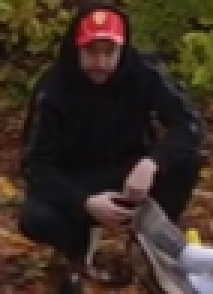
#> input picture Billeder/Civilian close range 2.png, 71 x 98 px (shown 3 times larger)
$ python -i Main.py   (imports and definitions only)
#> lines starting #> are read from the running program, lines starting #| are printed output that depends on the picture; after the words box and inside, x2 and y2 are one past the last pixel; in counts of white or black regions, pixels touching at a corner belong together
#> further down, picture is the input picture: shape (98, 71, 3); mean B, G, R 35.8, 44.8, 58.9
# imports
# detector.py
import cv2
import joblib
import numpy as np
import os


# HOG + SVM her

VIDEO_IN = r"ProjektVideoer/2 militær med blå bånd .MP4"
MODEL_FILE = "svm_hog_model.pkl_v3"
WINDOW_SIZE = (128, 256)
SCALES = [1.2, 1.0, 0.8, 0.64]
STEP_SIZES = {1.2: 36, 1: 34, 0.8: 28, 0.64: 24}
NMS_THRESHOLD = 0.05
DISPLAY_SCALE = 0.3
FRAME_SKIP = 2
SVM_THRESHOLD = 0.6844

# ---------------- LOAD MODEL ----------------
# [1 line not run here, left out]

hog = cv2.HOGDescriptor(
    _winSize=WINDOW_SIZE,
    _blockSize=(32, 32),
    _blockStride=(16, 16),
    _cellSize=(8, 8),
    _nbins=9
)

# ---------------- HELPERS ----------------
# [189 lines left out: functions sliding_windows, nms_opencv, merge_close_boxes, detect_people, compute_histogram, load_reference_histograms and 1 more, not called in this run]

# find armbånd her

def color_mask(hsv, lower, upper):
    """Handle hue wrap-around when creating an inRange mask."""
    lh, ls, lv = int(lower[0]), int(lower[1]), int(lower[2])
    uh, us, uv = int(upper[0]), int(upper[1]), int(upper[2])
    if lh <= uh:
        return cv2.inRange(hsv, np.array([lh, ls, lv], np.uint8), np.array([uh, us, uv], np.uint8))
    # wrap around 180 -> union of two ranges
    m1 = cv2.inRange(hsv, np.array([lh, ls, lv], np.uint8), np.array([179, us, uv], np.uint8))
    m2 = cv2.inRange(hsv, np.array([0, ls, lv], np.uint8), np.array([uh, us, uv], np.uint8))
    return cv2.bitwise_or(m1, m2)

def blob_analysis(img, morph_kernel=(3,3), morph_iters=1, min_pixels=1, rel_area_multiplier=0.004, max_components=2):
    """
    Return annotated image, counts, and masks for detected red and blue patches.
    Keeps only up to `max_components` largest components per color.
    """
#> called with morph_kernel = (3, 3), morph_iters = 1, min_pixels = 1, rel_area_multiplier = 0.004, max_components = 2
    hsv = cv2.cvtColor(img, cv2.COLOR_BGR2HSV)
#> hsv: shape (98, 71, 3); mean H, S, V 67.5, 102.6, 59.8

    # HSV ranges (tune if needed)
    red_lower1 = np.array([0, 100, 50], dtype=np.uint8)
    red_upper1 = np.array([10, 255, 255], dtype=np.uint8)
    red_lower2 = np.array([170, 100, 50], dtype=np.uint8)
    red_upper2 = np.array([180, 255, 255], dtype=np.uint8)

    blue_lower = np.array([100, 100, 50], dtype=np.uint8)
    blue_upper = np.array([130, 255, 255], dtype=np.uint8)

    # Build masks
    mask_red = cv2.bitwise_or(color_mask(hsv, red_lower1, red_upper1),
                              color_mask(hsv, red_lower2, red_upper2))
#> in color_mask, `return cv2.inRange(hsv, np.array([lh, ls, lv], np.uint8), np.array([uh..`:
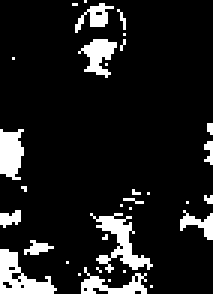
#> returned value: shape (98, 71) (shown 3 times larger); 11.4% white; 33 white regions (24 under 20 px), largest, box (x1, y1, x2, y2) and area: (30, 71, 51, 91) 145, (0, 83, 19, 98) 138, (0, 43, 8, 60) 107
#> in color_mask (call 2), `lh, ls, lv = int(lower[0]), int(lower[1]), int(lower[2])`: lh = 170; ls = 100; lv = 50
#> in color_mask (call 2), `return cv2.inRange(hsv, np.array([lh, ls, lv], np.uint8), np.array([uh..`:
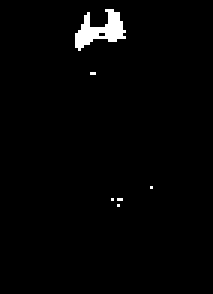
#> returned value: shape (98, 71) (shown 3 times larger); 1.8% white; 6 white regions (5 under 20 px), largest, box (x1, y1, x2, y2) and area: (25, 3, 42, 17) 115
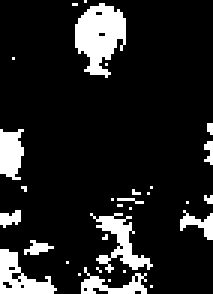
#> mask_red: shape (98, 71) (shown 3 times larger); 13.2% white; 31 white regions (23 under 20 px), largest, box (x1, y1, x2, y2) and area: (25, 1, 42, 26) 271, (30, 71, 51, 91) 145, (0, 83, 19, 98) 138
    mask_blue = color_mask(hsv, blue_lower, blue_upper)
#> in color_mask (call 3), `return cv2.inRange(hsv, np.array([lh, ls, lv], np.uint8), np.array([uh..`: returned value: shape (98, 71); every value is 0

    # Morphological cleanup
    kernel = cv2.getStructuringElement(cv2.MORPH_ELLIPSE, morph_kernel)
    mask_red = cv2.morphologyEx(mask_red, cv2.MORPH_OPEN, kernel, iterations=morph_iters)
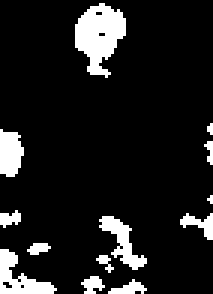
#> mask_red: shape (98, 71) (shown 3 times larger); 11.5% white; 13 white regions (4 under 20 px), largest, box (x1, y1, x2, y2) and area: (25, 1, 42, 26) 262, (0, 83, 19, 98) 128, (33, 72, 49, 90) 108
    mask_red = cv2.morphologyEx(mask_red, cv2.MORPH_CLOSE, kernel, iterations=morph_iters)
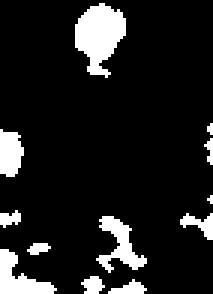
#> mask_red: shape (98, 71) (shown 3 times larger); 11.9% white; 12 white regions (3 under 20 px), largest, box (x1, y1, x2, y2) and area: (25, 1, 42, 26) 268, (0, 83, 19, 98) 136, (32, 72, 49, 91) 133
    mask_blue = cv2.morphologyEx(mask_blue, cv2.MORPH_OPEN, kernel, iterations=morph_iters)
    mask_blue = cv2.morphologyEx(mask_blue, cv2.MORPH_CLOSE, kernel, iterations=morph_iters)

    # Find connected components and filter small ones by area (absolute + relative)
    h, w = hsv.shape[:2]
#> h = 98; w = 71
    rel_min = int(h * w * rel_area_multiplier)
#> rel_min = 27
    min_area = max(int(min_pixels), rel_min)
#> min_area = 27

    def find_components(mask):
        n, labels, stats, _ = cv2.connectedComponentsWithStats(mask, connectivity=8)
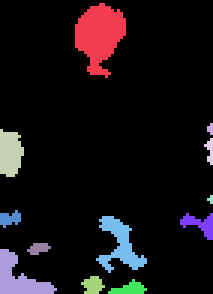
#> labels: shape (98, 71) int32 (shown 3 times larger); 13 distinct labels, from 0 to 12; one colour per label, 0 black
#> n = 13; stats = 13 rows, first 6: [0, 0, 71, 98, 6130], [25, 1, 17, 25, 268], [69, 41, 2, 4, 6], [0, 43, 8, 16, 101], [68, 46, 3, 9, 15], [69, 65, 2, 3, 4]
        boxes = []
        for i in range(1, n):
            area = int(stats[i, cv2.CC_STAT_AREA])
            if area >= min_area:
                x = int(stats[i, cv2.CC_STAT_LEFT])
                y = int(stats[i, cv2.CC_STAT_TOP])
                ww = int(stats[i, cv2.CC_STAT_WIDTH])
                hh = int(stats[i, cv2.CC_STAT_HEIGHT])
                boxes.append((x, y, ww, hh, area))
#> this loop made 12 passes
#> (area, x, y, ww, hh) on passes 1, 3, 6, 7, 8, 10, 11, 12: (268, 25, 1, 17, 25), (101, 0, 43, 8, 16), (27, 0, 70, 7, 6), (47, 60, 71, 11, 9), (133, 32, 72, 17, 19), (136, 0, 83, 19, 15), (33, 27, 92, 8, 6), (36, 36, 93, 13, 5)
#> area on pass 9: 22
#> after the loop, boxes = [(25, 1, 17, 25, 268), (0, 43, 8, 16, 101), (0, 70, 7, 6, 27), (60, 71, 11, 9, 47), (32, 72, 17, 19, 133), (0, 83, 19, 15, 136), (27, 92, 8, 6, 33), (36, 93, 13, 5, 36)]
        return boxes

    red_boxes = find_components(mask_red)
#> red_boxes has the same summary as boxes in find_components
    blue_boxes = find_components(mask_blue)
#> in find_components (call 2), `n, labels, stats, _ = cv2.connectedComponentsWithStats(mask, connectiv..`: labels: shape (98, 71) int32; every value is 0
#> blue_boxes = []

    # Keep only the largest `max_components` per color
    if len(red_boxes) > max_components:
        red_boxes = sorted(red_boxes, key=lambda b: b[4], reverse=True)[:max_components]
#> red_boxes = [(25, 1, 17, 25, 268), (0, 83, 19, 15, 136)]
    if len(blue_boxes) > max_components:
        blue_boxes = sorted(blue_boxes, key=lambda b: b[4], reverse=True)[:max_components]

    # Annotate the image
    out = img.copy()
    for (x, y, ww, hh, area) in red_boxes:
        cv2.rectangle(out, (x, y), (x+ww, y+hh), (0,0,255), 2)
#> this loop made 2 passes
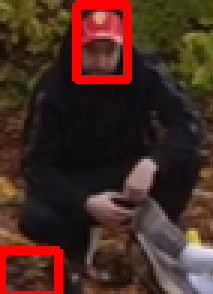
#> out: shape (98, 71, 3) (shown 3 times larger); 5.62% of pixels changed, all inside (x1, y1, x2, y2) = (0, 0, 44, 98)
    for (x, y, ww, hh, area) in blue_boxes:
        cv2.rectangle(out, (x, y), (x+ww, y+hh), (255,0,0), 2)
#> this loop made 0 passes

    return out, mask_red, mask_blue, red_boxes, blue_boxes

# [75 lines left out: functions classify_target, crop_image, not called in this run]


# ---------------- VIDEO PROCESSING ----------------

# [71 lines not run here, left out]

>>> import cv2
>>> picture = cv2.imread('Billeder/Civilian close range 2.png')
>>> result = blob_analysis(picture)
#> result = 5 items

$ run again, on Billeder/Civilian close range.png
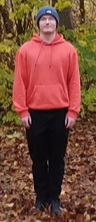
#> input picture Billeder/Civilian close range.png, 96 x 222 px
#> picture is the input picture: shape (222, 96, 3); mean B, G, R 56.9, 74.2, 119
#> hsv: shape (222, 96, 3); mean H, S, V 67.6, 135.1, 120
#> in color_mask, `return cv2.inRange(hsv, np.array([lh, ls, lv], np.uint8), np.array([uh..`:
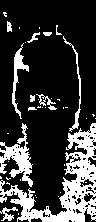
#> returned value: shape (222, 96); 22.4% white; 40 white regions (28 under 20 px), largest, box (x1, y1, x2, y2) and area: (0, 123, 96, 222) 2949, (0, 123, 33, 187) 791, (12, 43, 29, 119) 339
#> labels: shape (222, 96) int32; 11 distinct labels, from 0 to 10
#> n = 11; stats = [[0, 0, 96, 222, 12755], [3, 12, 3, 3, 5], [7, 22, 5, 10, 34], [12, 32, 69, 98, 4734], [43, 32, 9, 4, 28], [0, 123, 96, 99, 2898], [0, 124, 33, 63, 759], [0, 142, 5, 4, 15], [0, 176, 2, 3, 4], [2, 207, 11, 14, 68], [12, 207, 4, 4, 12]]
#> the loop in find_components, `for i in range(1, n):` made 10 passes
#> (area, x, y, ww, hh) on passes 3, 5, 6: (4734, 12, 32, 69, 98), (2898, 0, 123, 96, 99), (759, 0, 124, 33, 63)
#> after the loop in find_components, `for i in range(1, n):`: boxes = [(12, 32, 69, 98, 4734), (0, 123, 96, 99, 2898), (0, 124, 33, 63, 759)]
#> in blob_analysis, `red_boxes = find_components(mask_red)`: red_boxes has the same summary as boxes in find_components
#> labels: shape (222, 96) int32; 3 distinct labels, from 0 to 2
#> the loop in find_components (call 2), `for i in range(1, n):` made 2 passes
#> area on pass 1: 30
#> blue_boxes = []
#> in blob_analysis, `red_boxes = sorted(red_boxes, key=lambda b: b[4], reverse=True)[:max_c..`: red_boxes = [(12, 32, 69, 98, 4734), (0, 123, 96, 99, 2898)]
#> the loop in blob_analysis, `for (x, y, ww, hh, area) in red_boxes:` made 2 passes
#> after the loop in blob_analysis, `for (x, y, ww, hh, area) in red_boxes:`:
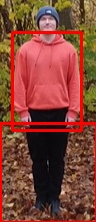
#> out: shape (222, 96, 3); 7.75% of pixels changed, all inside (x1, y1, x2, y2) = (0, 31, 96, 222)
#> result = 5 items

$ run again, on Billeder/Civilian long range.png
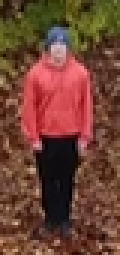
#> input picture Billeder/Civilian long range.png, 40 x 85 px (shown 3 times larger)
#> picture is the input picture: shape (85, 40, 3); mean B, G, R 51.4, 66.6, 111
#> hsv: shape (85, 40, 3); mean H, S, V 51.3, 142.8, 111.9
#> in color_mask, `return cv2.inRange(hsv, np.array([lh, ls, lv], np.uint8), np.array([uh..`:
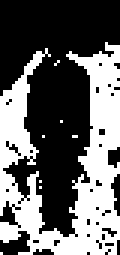
#> returned value: shape (85, 40) (shown 3 times larger); 39.9% white; 8 white regions (7 under 20 px), largest, box (x1, y1, x2, y2) and area: (0, 14, 40, 85) 1349
#> mask_blue: shape (85, 40); every value is 0
#> labels: shape (85, 40) int32; 3 distinct labels, from 0 to 2
#> n = 3; stats = [[0, 0, 40, 85, 1509], [0, 15, 40, 70, 1880], [9, 58, 3, 5, 11]]
#> the loop in find_components, `for i in range(1, n):` made 2 passes
#> (area, x, y, ww, hh) on pass 1: (1880, 0, 15, 40, 70)
#> after the loop in find_components, `for i in range(1, n):`: boxes = [(0, 15, 40, 70, 1880)]
#> labels: shape (85, 40) int32; every value is 0
#> blue_boxes = []
#> the loop in blob_analysis, `for (x, y, ww, hh, area) in red_boxes:` made 1 pass
#> after the loop in blob_analysis, `for (x, y, ww, hh, area) in red_boxes:`:
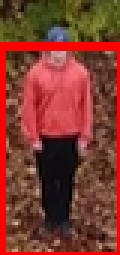
#> out: shape (85, 40, 3) (shown 3 times larger); 10.62% of pixels changed, all inside (x1, y1, x2, y2) = (0, 14, 40, 85)
#> result = 5 items

$ run again, on Billeder/Civilian on ground.png
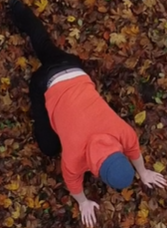
#> input picture Billeder/Civilian on ground.png, 167 x 228 px
#> picture is the input picture: shape (228, 167, 3); mean B, G, R 41.4, 51, 94
#> hsv: shape (228, 167, 3); mean H, S, V 27.4, 145.3, 95.3
#> mask_blue: shape (228, 167); 2% white; 1 white region, box (x1, y1, x2, y2) and area: (101, 154, 134, 188) 776
#> labels: shape (228, 167) int32; 39 distinct labels, from 0 to 38
#> n = 39; stats = 39 rows, first 6: [0, 0, 167, 228, 19225], [0, 0, 6, 12, 31], [50, 0, 3, 2, 4], [44, 0, 123, 217, 12984], [131, 0, 4, 2, 6], [31, 3, 41, 47, 676]
#> the loop in find_components, `for i in range(1, n):` made 38 passes
#> (area, x, y, ww, hh) on passes 3, 5, 10, 17, 20, 24, 25: (12984, 44, 0, 123, 217), (676, 31, 3, 41, 47), (610, 0, 37, 27, 42), (465, 0, 82, 30, 38), (913, 0, 128, 40, 69), (217, 19, 171, 23, 21), (1838, 92, 179, 75, 49)
#> after the loop in find_components, `for i in range(1, n):`: boxes = [(44, 0, 123, 217, 12984), (31, 3, 41, 47, 676), (0, 37, 27, 42, 610), (0, 82, 30, 38, 465), (0, 128, 40, 69, 913), (19, 171, 23, 21, 217), (92, 179, 75, 49, 1838)]
#> in blob_analysis, `red_boxes = find_components(mask_red)`: red_boxes has the same summary as boxes in find_components
#> the loop in find_components (call 2), `for i in range(1, n):` made 1 pass
#> (area, x, y, ww, hh) on pass 1: (776, 101, 154, 33, 34)
#> blue_boxes = [(101, 154, 33, 34, 776)]
#> in blob_analysis, `red_boxes = sorted(red_boxes, key=lambda b: b[4], reverse=True)[:max_c..`: red_boxes = [(44, 0, 123, 217, 12984), (92, 179, 75, 49, 1838)]
#> the loop in blob_analysis, `for (x, y, ww, hh, area) in red_boxes:` made 2 passes
#> the loop in blob_analysis, `for (x, y, ww, hh, area) in blue_boxes:` made 1 pass
#> after the loop in blob_analysis, `for (x, y, ww, hh, area) in blue_boxes:`:
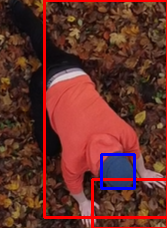
#> out: shape (228, 167, 3); mean B, G, R 41.4, 48.1, 102
#> result = 5 items
